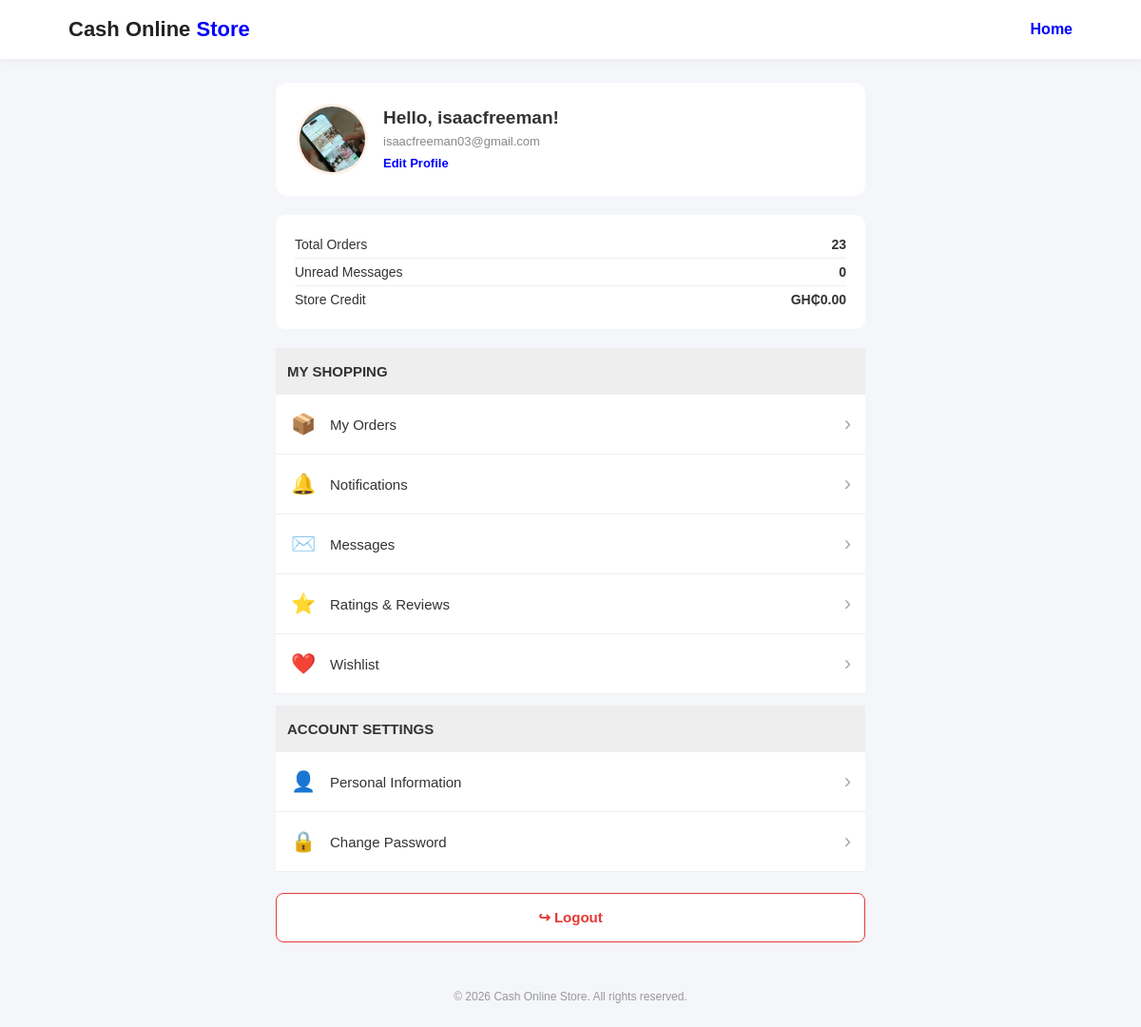
The app's page /account (signed in) with its own data.
### tables this page shows
CREATE TABLE users (
            id INTEGER PRIMARY KEY AUTOINCREMENT,
            name TEXT NOT NULL,
            email TEXT NOT NULL UNIQUE,
            password_hash TEXT NOT NULL,
            role TEXT NOT NULL CHECK(role IN ('buyer', 'seller')),
            created_at TIMESTAMP DEFAULT CURRENT_TIMESTAMP
        , profile_image TEXT, shop_description TEXT);

### app.py (the view)
@app.route("/account")
def account():
    if "user_id" not in session:
        return redirect(url_for("login"))
    connection = get_db_connection()
    try:
        user = connection.execute("""
            SELECT id, name, email, profile_image
            FROM users
            WHERE id = ?
        """, (session["user_id"],)).fetchone()
        if user is None:
            session.clear()
            return redirect(url_for("login"))
        order_count = connection.execute("""
            SELECT COUNT(*)
            FROM orders
            WHERE buyer_id = ?
        """, (session["user_id"],)).fetchone()[0]
    finally:
        connection.close()
    return render_template(
        "account.html",
        user=user,
        order_count=order_count
    )

### app.py (called while the page is built)
def get_db_connection():
    connection = sqlite3.connect(DATABASE)
    connection.row_factory = sqlite3.Row
    return connection

@app.context_processor
def inject_unread_messages():
    unread_messages = 0
    if "user_id" in session:
        connection = get_db_connection()
        try:
            unread_messages = connection.execute("""
                SELECT COUNT(*)
                FROM messages m
                JOIN conversations c
                    ON c.id = m.conversation_id
                WHERE m.is_read = 0
                AND m.sender_id != ?
                AND (c.buyer_id = ? OR c.seller_id = ?)
            """, (
                session["user_id"],
                session["user_id"],
                session["user_id"]
            )).fetchone()[0]
        finally:
            connection.close()
    return {
        "unread_messages": unread_messages
    }

### templates/account.html (shortened to what this page needs)
<!DOCTYPE html>
<html lang="en">
<head>
</head>
<body>
<header class="navbar">
    <a href="{{ url_for('home') }}" class="logo">
        Cash Online <span>Store</span>
    </a>
    <a href="{{ url_for('home') }}" class="home-link">
        Home
    </a>
</header>
<main class="account-container">
    <div class="profile-header">
        {% if user.profile_image %}
            <img
                src="{{ url_for('static', filename='uploads/' + user.profile_image) }}"
                alt="Profile Picture"
                class="profile-image"
            >
        {% else %}
            <div class="profile-placeholder">👤</div>
        {% endif %}
        <div class="profile-details">
            <h2>Hello, {{ user.name }}!</h2>
            <p>{{ user.email }}</p>
            <a href="{{ url_for('edit_account') }}"
               class="edit-link">
                Edit Profile
            </a>
        </div>
    </div>
    <div class="account-summary">
        <p>
            <span>Total Orders</span>
            <strong>{{ order_count }}</strong>
        </p>
        <p>
            <span>Unread Messages</span>
            <strong>{{ unread_messages }}</strong>
        </p>
        <p>
            <span>Store Credit</span>
            <strong>GH₵0.00</strong>
        </p>
    </div>
    <div class="section-heading">MY SHOPPING</div>
    <a href="{{ url_for('my_orders') }}" class="account-link">
        <span class="link-left">
            <span class="link-icon">📦</span>
            My Orders
        </span>
        <span class="arrow">›</span>
    </a>
    <a href="{{ url_for('notifications') }}" class="account-link">
        <span class="link-left">
            <span class="link-icon">🔔</span>
            Notifications
        </span>
        <span class="arrow">›</span>
    </a>
    <a href="{{ url_for('messages') }}" class="account-link">
        <span class="link-left">
            <span class="link-icon">✉️</span>
            Messages
        </span>
        {% if unread_messages > 0 %}
            <span class="account-badge">{{ unread_messages }}</span>
        {% else %}
            <span class="arrow">›</span>
        {% endif %}
    </a>
    <a href="{{ url_for('home') }}" class="account-link">
        <span class="link-left">
            <span class="link-icon">⭐</span>
            Ratings & Reviews
        </span>
        <span class="arrow">›</span>
    </a>
    <a href="{{ url_for('home') }}" class="account-link">
        <span class="link-left">
            <span class="link-icon">❤️</span>
            Wishlist
        </span>
        <span class="arrow">›</span>
    </a>
    <div class="section-heading">ACCOUNT SETTINGS</div>
    <a href="{{ url_for('edit_account') }}" class="account-link">
        <span class="link-left">
            <span class="link-icon">👤</span>
            Personal Information
        </span>
        <span class="arrow">›</span>
    </a>
    <a href="{{ url_for('change_password') }}" class="account-link">
        <span class="link-left">
            <span class="link-icon">🔒</span>
            Change Password
        </span>
        <span class="arrow">›</span>
    </a>
    <form method="POST"
          action="{{ url_for('logout') }}"
          class="logout-form">
        <button type="submit" class="logout-button">
            ↪ Logout
        </button>
    </form>
</main>
<footer>
    © 2026 Cash Online Store. All rights reserved.
</footer>
</body>
</html>

### templates/account.html (style rules this page uses)
* { margin: 0; padding: 0; box-sizing: border-box; font-family: Arial, sans-serif; }
body { background: #f5f6fa; color: #333; }
.navbar { background: white; padding: 18px 6%; display: flex; justify-content: space-between; align-items: center; box-shadow: 0 2px 8px rgba(0,0,0,0.05); }
.logo { font-size: 22px; font-weight: bold; color: #222; text-decoration: none; }
.logo span { color: blue; }
.home-link { color: blue; text-decoration: none; font-weight: bold; }
.account-container { max-width: 650px; margin: 25px auto; padding: 0 15px; }
.profile-header { display: flex; align-items: center; gap: 16px; background: white; padding: 22px; border-radius: 12px; margin-bottom: 20px; }
.profile-image, .profile-placeholder { width: 75px; height: 75px; border-radius: 50%; object-fit: cover; border: 3px solid #fff0e8; }
.profile-details h2 { font-size: 19px; margin-bottom: 6px; }
.profile-details p { color: #888; font-size: 13px; }
.edit-link { display: inline-block; color: blue; font-size: 13px; margin-top: 8px; text-decoration: none; font-weight: bold; }
.account-summary { background: white; padding: 17px 20px; border-radius: 10px; margin-bottom: 20px; line-height: 2; }
.account-summary p { display: flex; justify-content: space-between; border-bottom: 1px solid #eee; font-size: 14px; }
.account-summary p:last-child { border-bottom: none; }
.section-heading { font-size: 15px; font-weight: bold; padding: 16px 12px; background: #eee; margin-top: 12px; }
.account-link { display: flex; align-items: center; justify-content: space-between; background: white; padding: 18px 15px; border-bottom: 1px solid #eee; color: #333; text-decoration: none; transition: 0.2s; }
.link-left { display: flex; align-items: center; gap: 14px; font-size: 15px; }
.link-icon { font-size: 21px; width: 28px; text-align: center; }
.arrow { color: #aaa; font-size: 22px; }
.logout-form { margin-top: 22px; }
.logout-button { width: 100%; padding: 16px; background: white; border: 1px solid #e53935; color: #e53935; border-radius: 8px; font-size: 15px; font-weight: bold; cursor: pointer; }
footer { text-align: center; color: #999; font-size: 12px; padding: 25px 10px; }

### records on screen
users: profile_image (picture), name "isaacfreeman", email "isaacfreeman03@gmail.com"

### other values on screen
{{ order_count }} "23"
{{ unread_messages }} "0"
